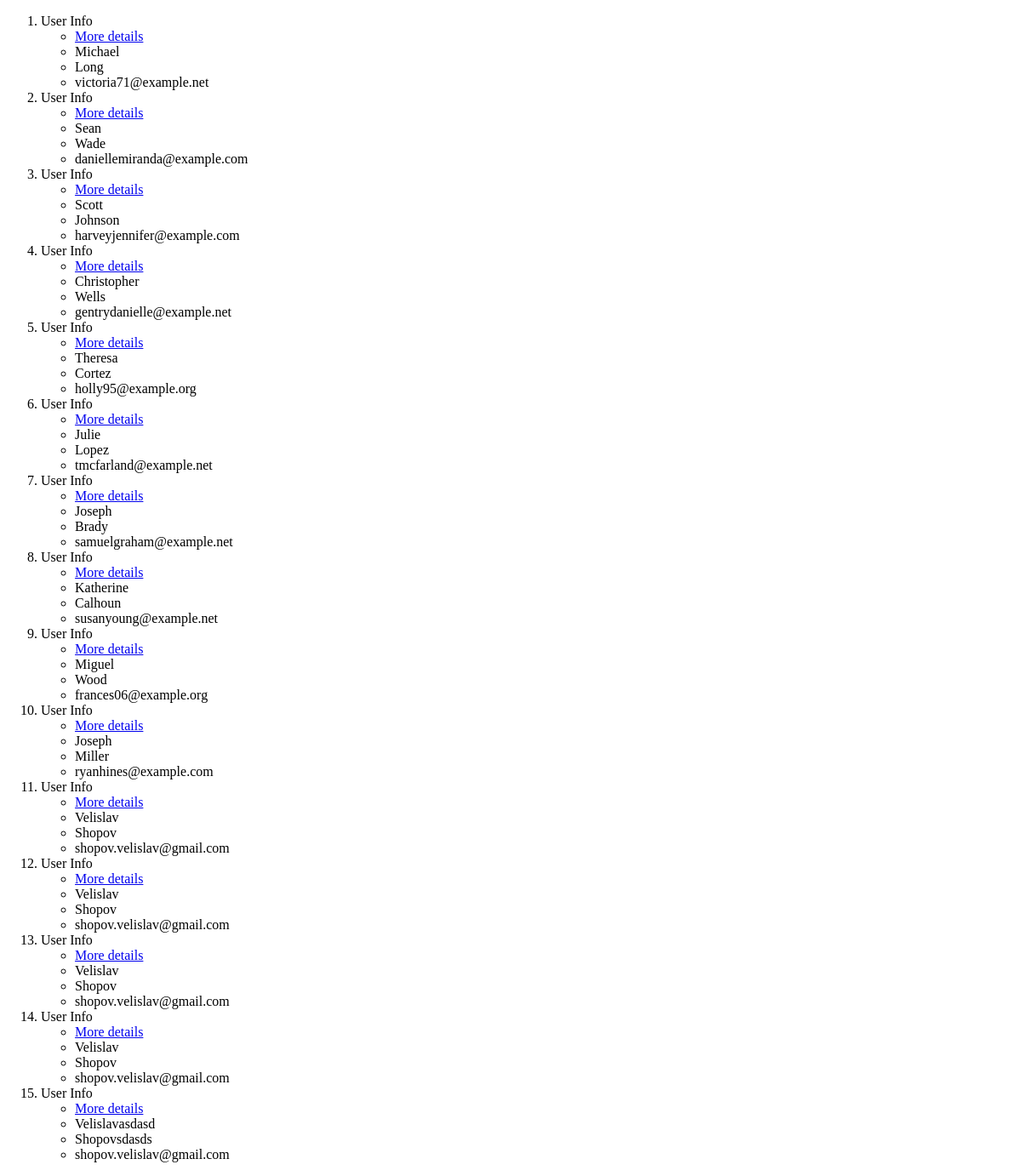
Page /help/users/ on the earlier database version.
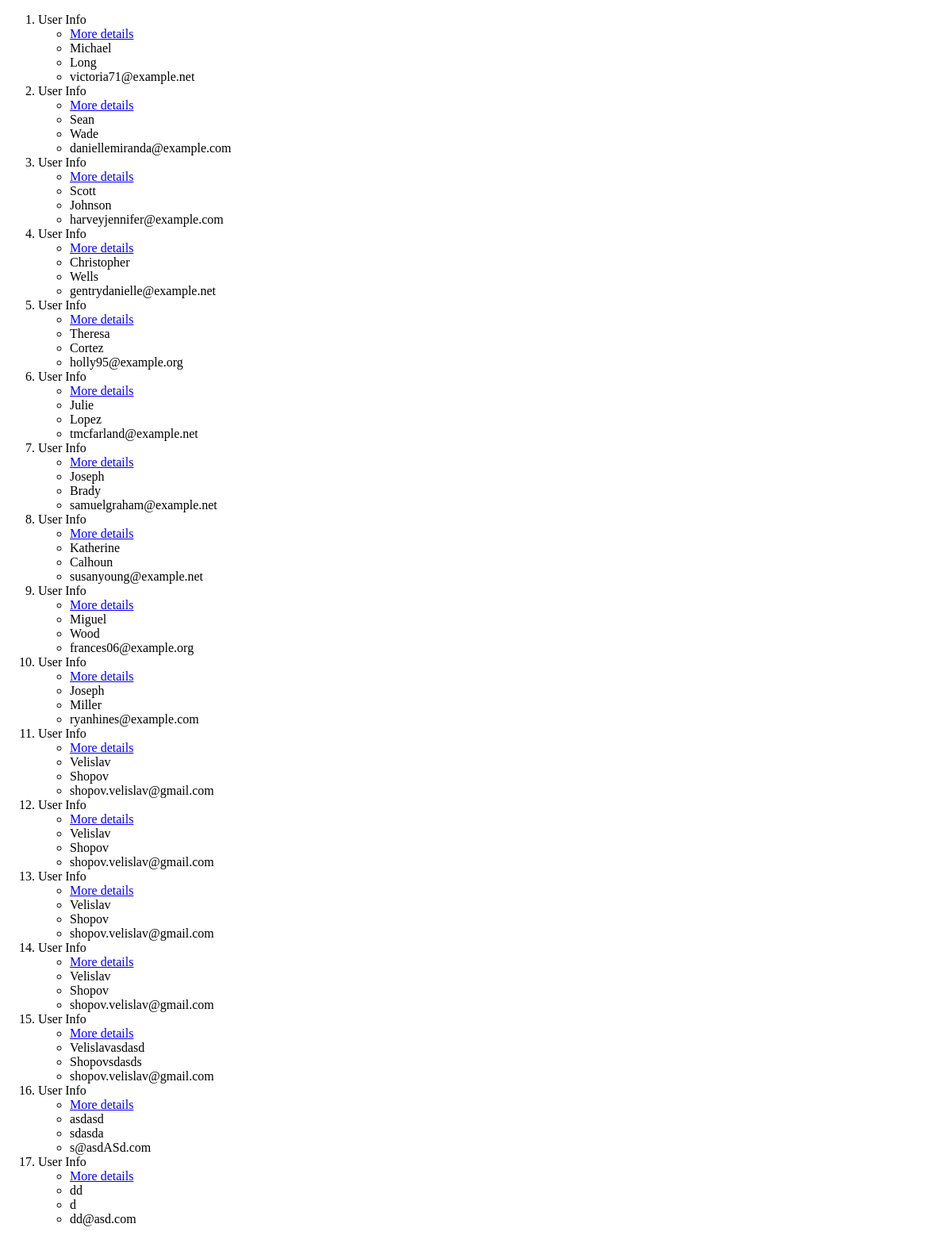
Same page on the later database version.
### test_app/models.py (models this page shows, shortened)
class User(models.Model):
    firstName = models.CharField(max_length=50)
    lastName = models.CharField(max_length=50)
    email = models.EmailField()

### test_app/views.py (the view)
# urls.py: path(r'users/', views.UserListView.as_view(),name='users'),
class UserListView(ListView):
    model = User
    template_name = 'test_app/users.html'

### templates/test_app/users.html (shortened to what this page needs)
<!DOCTYPE html>
<html lang="en">
<head>
</head>
<body>
    <ol>
        {% for user in user_list %}
            <li>
                User Info
            </li>
            <ul>
                <li><a href="{% url 'user_detail' pk=user.pk%}">More details</a></li>
                <li>{{ user.firstName }}</li>
                <li>{{ user.lastName }}</li>
                <li>{{ user.email }}</li>
            </ul>
        {% endfor %}
    </ol>
</body>
</html>

Differences in the rows shown:
added User: firstName "asdasd", lastName "sdasda", email "s@asdASd.com"
added User: firstName "dd", lastName "d", email "dd@asd.com"
